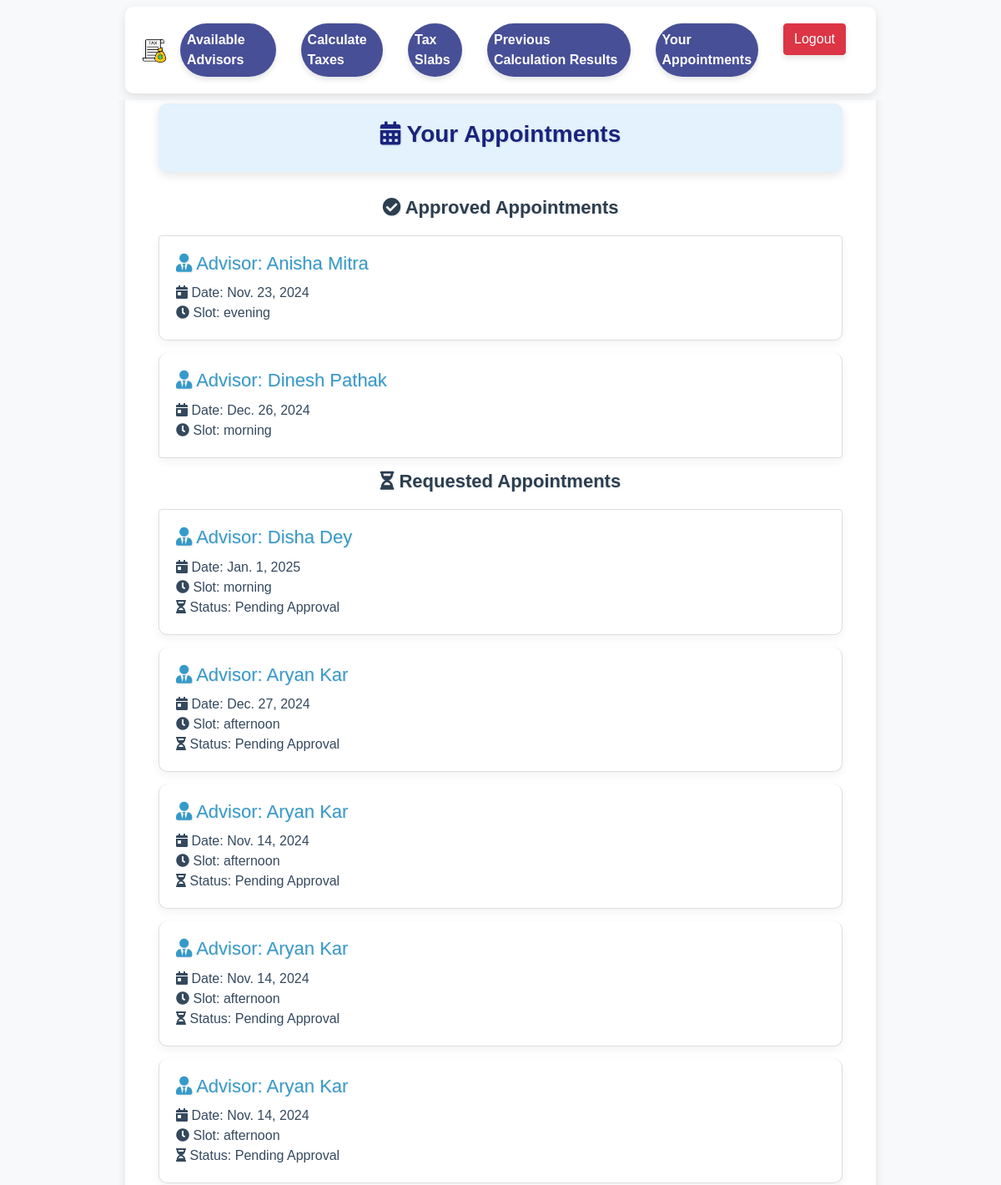
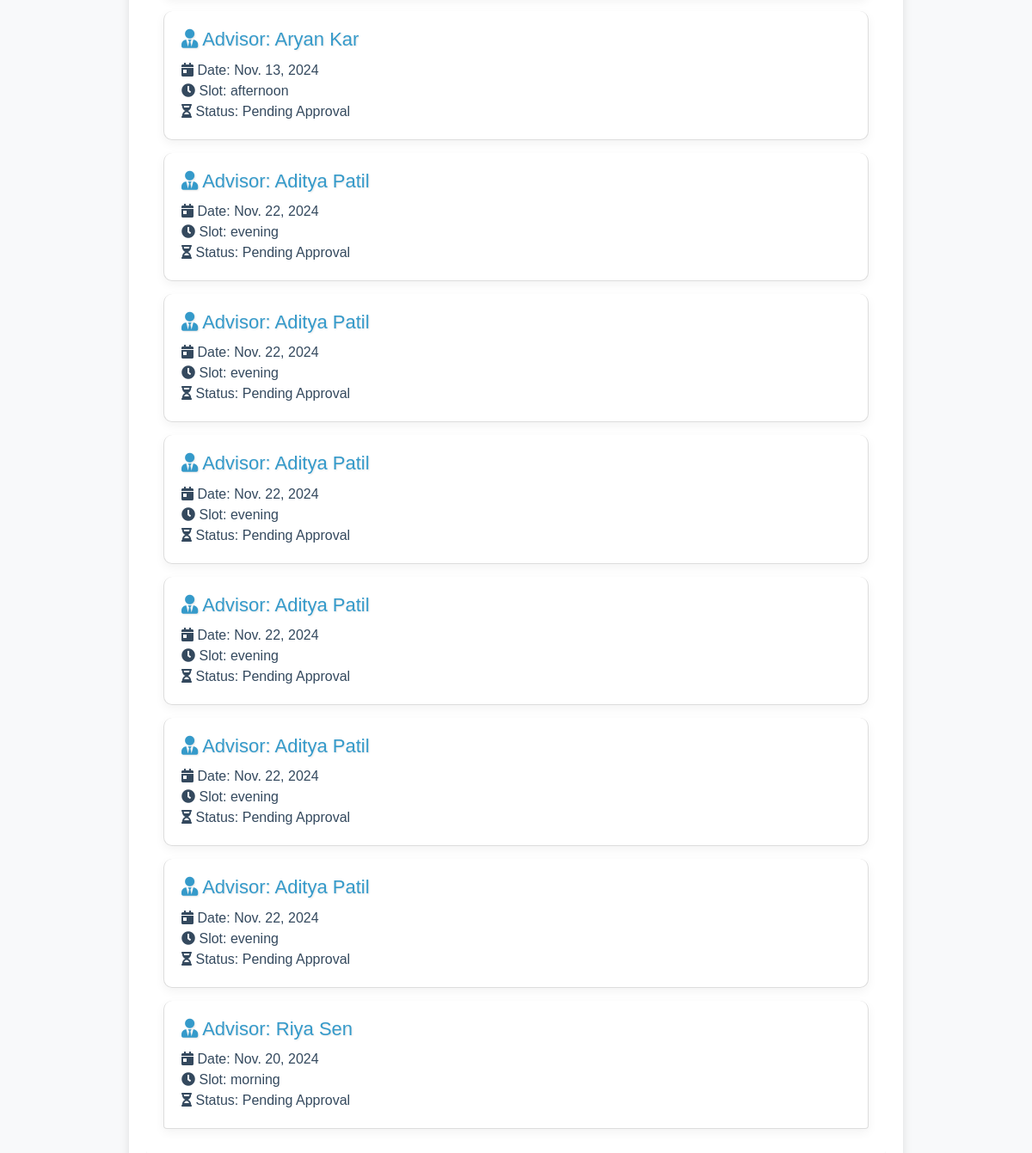
/user-appointments/ (signed in), run on the app's committed database (2 pictures, top to bottom).
### advisor/models.py (models this page shows, shortened)
class UserRequest(models.Model):
    user = models.ForeignKey(User, on_delete=models.CASCADE, related_name="requests")
    tax_advisor = models.ForeignKey(User, on_delete=models.CASCADE, related_name="advisor_requests")
    first_name = models.CharField(max_length=150)
    last_name = models.CharField(max_length=150)
    email = models.EmailField()
    approved = models.BooleanField(default=False)
    rejected = models.BooleanField(default=False)
    slot = models.CharField(max_length=100, null=True)  # Store the time slot as a string (can use choices)
    date = models.DateField(null=True)  # Store the appointment date
    meeting_type = models.CharField(max_length=20, choices=[('in_person', 'In Person'), ('online_meeting', 'Online Meeting')])

### base/views.py (the view)
# urls.py: path('user-appointments/', user_appointments_view, name='user_appointments'),
def user_appointments_view(request):
    user = request.user
    approved_appointments = UserRequest.objects.filter(user=user, approved=True)
    requested_appointments = UserRequest.objects.filter(user=user, approved=False, rejected=False)
    context = {
        'approved_appointments': approved_appointments,
        'requested_appointments': requested_appointments,
    }
    return render(request, 'base/user_appointments.html', context)

### accounts/context_processor.py (called while the page is built)
def user_groups(request):
    user = request.user
    return {
        'is_admin': user.is_authenticated and user.is_superuser,
        'is_taxadvisor': user.is_authenticated and user.groups.filter(name='Tax Advisor').exists(),
        'is_indivual_user': user.is_authenticated and user.groups.filter(name='Individual User').exists(),
    }

### base/templates/base/user_appointments.html (shortened to what this page needs)
{% extends 'base.html' %}
{% block individual_style %}
<link rel="stylesheet" href="https://maxcdn.bootstrapcdn.com/bootstrap/4.5.2/css/bootstrap.min.css">
<link rel="stylesheet" href="https://cdnjs.cloudflare.com/ajax/libs/font-awesome/5.15.3/css/all.min.css">
{% endblock %}
{% block content %}
<div class="content-wrapper">
<div class="container">
<div class="main-heading">
<h2><i class="fas fa-calendar-alt"></i> Your Appointments</h2>
</div>
<h2 class="sub-heading"><i class="fas fa-check-circle"></i> Approved Appointments</h2>
<div class="list-group">
               {% if approved_appointments %}
                   {% for appointment in approved_appointments %}
<div class="list-group-item">
<h5><i class="fas fa-user-tie"></i> <span class="advisor-label">Advisor:</span> {{ appointment.tax_advisor.get_full_name }}</h5>
<p>
<i class="fas fa-calendar-day"></i> Date: {{ appointment.date }}<br>
<i class="fas fa-clock"></i> Slot: {{ appointment.slot }}<br>
</p>
</div>
                   {% endfor %}
               {% else %}
<div class="alert alert-info">
<i class="fas fa-info-circle"></i> You have no approved appointments.
</div>
               {% endif %}
</div>
<h2 class="sub-heading"><i class="fas fa-hourglass-half"></i> Requested Appointments</h2>
<div class="list-group">
               {% if requested_appointments %}
                   {% for appointment in requested_appointments %}
<div class="list-group-item">
<h5><i class="fas fa-user-tie"></i> <span class="advisor-label">Advisor:</span> {{ appointment.tax_advisor.get_full_name }}</h5>
<p>
<i class="fas fa-calendar-day"></i> Date: {{ appointment.date }}<br>
<i class="fas fa-clock"></i> Slot: {{ appointment.slot }}<br>
<i class="fas fa-hourglass-half"></i> Status: Pending Approval<br>
</p>
</div>
                   {% endfor %}
               {% else %}
<div class="alert alert-info">
<i class="fas fa-info-circle"></i> You have no pending appointment requests.
</div>
               {% endif %}
</div>
</div>
</div>
{% endblock %}

### templates/base.html (style rules this page uses)
body { padding-top: 56px; }

### base/templates/base/user_appointments.html (style rules this page uses)
body { background-color: #f8f9fa; font-family: 'Arial', sans-serif; margin: 0; padding: 0; height: 100vh; }
.content-wrapper { margin-top: 60px; overflow-y: auto; }
.container { margin: 0 auto; padding: 20px; max-width: 900px; background-color: #ffffff; border-radius: 10px; box-shadow: 0 4px 12px rgba(0, 0, 0, 0.1); transition: box-shadow 0.3s ease-in-out; }
.main-heading { padding: 20px; background-color: #e3f2fd; border-radius: 10px; box-shadow: 0 4px 12px rgba(0, 0, 0, 0.1); margin-bottom: 30px; }
.main-heading h2 { color: #1a237e; text-align: center; font-size: 28px; font-weight: bold; text-shadow: 1px 1px 2px rgba(0, 0, 0, 0.1); }
.sub-heading { color: #2c3e50; margin-bottom: 20px; text-align: center; font-size: 22px; font-weight: bold; text-shadow: 1px 1px 2px rgba(0, 0, 0, 0.1); }
.list-group-item { border: 1px solid #ddd; margin-bottom: 15px; padding: 20px; border-radius: 10px; box-shadow: 0 4px 12px rgba(0, 0, 0, 0.05); transition: background-color 0.3s ease-in-out, box-shadow 0.3s ease-in-out; }
.list-group-item h5 { color: #359aca; font-size: 22px; margin-bottom: 10px; text-shadow: 1px 1px 2px rgba(0, 0, 0, 0.1); }
.list-group-item p { color: #34495e; font-size: 16px; margin-bottom: 0; }
.list-group-item .advisor-label { color: #359aca; }

### data on the page
UserRequest: tax_advisor.get_full_name "Anisha Mitra", date "Nov. 23, 2024", slot "evening"
UserRequest: tax_advisor.get_full_name "Dinesh Pathak", date "Dec. 26, 2024", slot "morning"
UserRequest: tax_advisor.get_full_name "Disha Dey", date "Jan. 1, 2025", slot "morning"
UserRequest: tax_advisor.get_full_name "Aryan Kar", date "Dec. 27, 2024", slot "afternoon"
UserRequest: tax_advisor.get_full_name "Aryan Kar", date "Nov. 14, 2024", slot "afternoon"
UserRequest: tax_advisor.get_full_name "Aryan Kar", date "Nov. 14, 2024", slot "afternoon"
UserRequest: tax_advisor.get_full_name "Aryan Kar", date "Nov. 14, 2024", slot "afternoon"
UserRequest: tax_advisor.get_full_name "Aryan Kar", date "Nov. 13, 2024", slot "afternoon"
UserRequest: tax_advisor.get_full_name "Aditya Patil", date "Nov. 22, 2024", slot "evening"
UserRequest: tax_advisor.get_full_name "Aditya Patil", date "Nov. 22, 2024", slot "evening"
UserRequest: tax_advisor.get_full_name "Aditya Patil", date "Nov. 22, 2024", slot "evening"
UserRequest: tax_advisor.get_full_name "Aditya Patil", date "Nov. 22, 2024", slot "evening"
UserRequest: tax_advisor.get_full_name "Aditya Patil", date "Nov. 22, 2024", slot "evening"
UserRequest: tax_advisor.get_full_name "Aditya Patil", date "Nov. 22, 2024", slot "evening"
UserRequest: tax_advisor.get_full_name "Riya Sen", date "Nov. 20, 2024", slot "morning"
